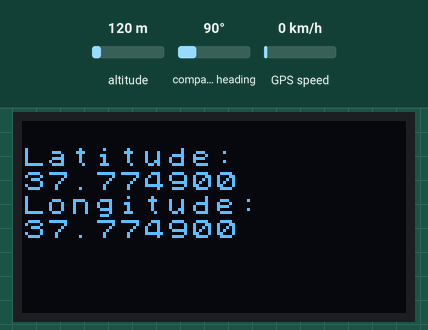
Simulated run of this sketch. Board: ESP32. Shown: 128×64 one-colour display. The test bench sets the inputs (shaded band); at power-on: altitude 120 m, compass heading 90°, GPS speed 0 km/h. The GPS gets a fix after 3 s at 37.7749, -122.4194 with 8 satellites; what the sketch prints to the serial monitor is not drawn.

Above: at 3.9 s.

The sketch:

GPS_OLED_DISPLAY.ino
```cpp
#include <U8x8lib.h>
#include <SoftwareSerial.h>
#include <TinyGPSPlus.h>
#include <string.h>

#define GPS_RX_PIN 20
#define GPS_TX_PIN 21

TinyGPSPlus gps;
HardwareSerial gpsSerial(1);

#ifdef U8X8_HAVE_HW_SPI
#include <SPI.h>
#endif

U8X8_SSD1306_128X64_NONAME_HW_I2C u8x8(/* reset=*/ U8X8_PIN_NONE);

void setup(void)
{
  Serial.begin(115200);
  gpsSerial.begin(9600, SERIAL_8N1, GPS_RX_PIN, GPS_TX_PIN);
  Serial.println("GPS module is initializing...");
  u8x8.begin();
  u8x8.setFont(u8x8_font_chroma48medium8_r);
  u8x8.setPowerSave(0);
  u8x8.drawString(0,1,"OK");
  delay(1500);
  u8x8.clearDisplay();
}

void loop(void)
{
  while (gpsSerial.available() > 0) {
    char c = gpsSerial.read();
    if (gps.encode(c)) {
      displayGPSData();
    }
  }
  delay(1000);
}


void displayGPSData() {
  if (gps.location.isUpdated()) {
    char lat[20];
    char lng[20];
    dtostrf(gps.location.lat(),6,6,lat);
    dtostrf(gps.location.lat(),6,6,lng);
    u8x8.clearDisplay();
    u8x8.drawString(0,1,"Latitude:");
    u8x8.drawString(0,2,lat);
    u8x8.drawString(0,3,"Longitude:");
    u8x8.drawString(0,4,lng);
    delay(500);
    u8x8.clearDisplay();
  }

  else
  {
    u8x8.clearDisplay();
    u8x8.drawString(0,1,"NO data");
    delay(500);
    u8x8.clearDisplay();
  }
}
```

Measured:
- what the display in image 0 shows lasts 0.6 s, from 3.8 s to 4.4 s
